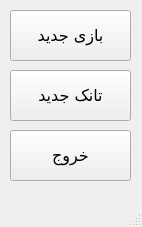
<?xml version="1.0" encoding="UTF-8"?>
<ui version="4.0">
 <class>MainWindow</class>
 <widget class="QMainWindow" name="MainWindow">
  <property name="geometry">
   <rect>
    <x>0</x>
    <y>0</y>
    <width>142</width>
    <height>227</height>
   </rect>
  </property>
  <property name="font">
   <font>
    <family>B Titr</family>
    <pointsize>12</pointsize>
   </font>
  </property>
  <property name="windowTitle">
   <string>MainWindow</string>
  </property>
  <widget class="QWidget" name="centralwidget">
   <widget class="QPushButton" name="BtnPlay">
    <property name="geometry">
     <rect>
      <x>10</x>
      <y>10</y>
      <width>121</width>
      <height>51</height>
     </rect>
    </property>
    <property name="text">
     <string>بازی جدید</string>
    </property>
   </widget>
   <widget class="QPushButton" name="BtnNewTank">
    <property name="geometry">
     <rect>
      <x>10</x>
      <y>70</y>
      <width>121</width>
      <height>51</height>
     </rect>
    </property>
    <property name="text">
     <string>تانک جدید</string>
    </property>
   </widget>
   <widget class="QPushButton" name="BtnExit">
    <property name="geometry">
     <rect>
      <x>10</x>
      <y>130</y>
      <width>121</width>
      <height>51</height>
     </rect>
    </property>
    <property name="text">
     <string>خروج</string>
    </property>
   </widget>
  </widget>
  <widget class="QMenuBar" name="menubar">
   <property name="geometry">
    <rect>
     <x>0</x>
     <y>0</y>
     <width>142</width>
     <height>22</height>
    </rect>
   </property>
  </widget>
  <widget class="QStatusBar" name="statusbar"/>
 </widget>
 <resources/>
 <connections/>
</ui>
